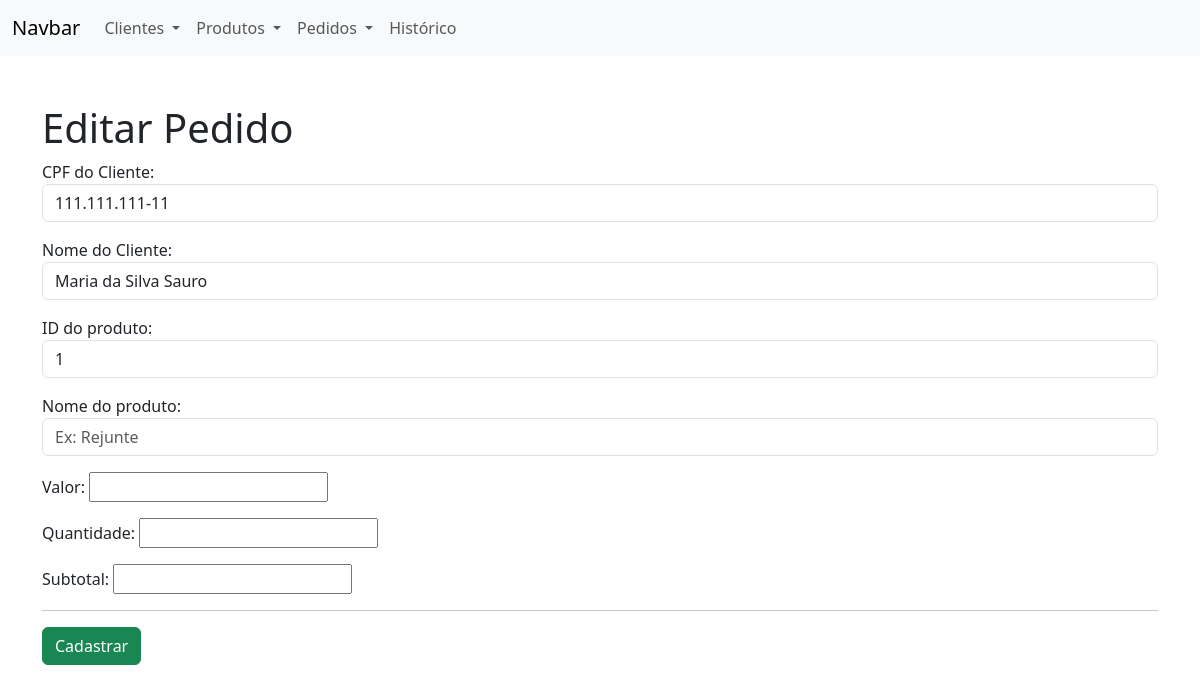
Page /loja_bd/idex.php?page=editarPedido&id=14 on the committed database.
### tables this page shows
CREATE TABLE `pedido` (
  `id` int(4) NOT NULL,
  `cpf` varchar(14) NOT NULL,
  `id_produto` varchar(4) NOT NULL,
  `quantidade` int(5) NOT NULL,
  `data` datetime NOT NULL,
  `valor_total` decimal(8,2) NOT NULL
);

CREATE TABLE `cliente` (
  `cpf` varchar(14) NOT NULL,
  `nome` varchar(100) NOT NULL,
  `email` varchar(100) NOT NULL,
  `telefone` varchar(16) NOT NULL,
  `data_nasc` date NOT NULL,
  `sexo` char(1) NOT NULL,
  `cep` varchar(9) NOT NULL,
  `cidade` varchar(50) NOT NULL,
  `estado` varchar(2) NOT NULL,
  `rua` varchar(50) NOT NULL,
  `bairro` varchar(50) NOT NULL,
  `numero` int(4) NOT NULL,
  `complemento` varchar(50) DEFAULT NULL
);

### loja_bd/editarPedido.php (the view, shortened to what this page needs)
<h1>Editar Pedido</h1>
<?php
$sql = "SELECT * FROM pedido WHERE id=".$_REQUEST["id"];
$res = $conn->query($sql);
$row = $res->fetch_object();
$sql2 = "SELECT * FROM cliente WHERE cpf ='". $row->cpf."'";
$res2 = $conn->query($sql2);
$row2 = $res2->fetch_object();
?>
<form action="?page=salvarPedido" method="POST">
    <div class="divzin" id="d1">
        <div class="mb-3">
            <label for="tfCPF">CPF do Cliente:</label>
            <input type="text" name="cpf" autocomplete="off" maxlength="14" id="tfCPF" readonly placeholder="Ex: 123.456.789-10"
                required class="form-control" value="<?php print $row->cpf; ?>">
        </div>
        <div class="mb-3">
            <label for="tfNome">Nome do Cliente:</label>
            <input type="text" name="nome" id="tfNome" placeholder="Ex: João da Silva Sauro" readonly class="form-control"
                value="<?php print $row2->nome; ?>">
        </div>
        <div class="mb-3">
            <label for="tfIdProduto">ID do produto:</label>
            <input type="text" name="id_produto" id="tfIdProduto" placeholder="Ex: 5454" maxlength="4" oninput="fetch()" required
                class="form-control" value="<?php print $row->id_produto; ?>">
        </div>
        <div class="mb-3">
            <label for="tfIdProduto">Nome do produto:</label>
            <input type="text" name="nomeProduto" id="tfNomeProduto" placeholder="Ex: Rejunte" readonly class="form-control">
        </div>
        <div class="mb-3">
            <label for="tfValor">Valor:</label>
            <input type="number" name="valor" id="tfValor" pattern="[0-9]+" step="0.01" required>
        </div>
        <div class="mb-3">
            <label for="tfQuantidade">Quantidade:</label>
            <input type="number" name="quantidade" id="tfQuantidade" pattern="[0-9]+" step="1" required>
        </div>
        <div class="mb-3">
            <label for="tfSubtotal">Subtotal:</label>
            <input type="number" name="subtotal" id="tfSubtotal" pattern="[0-9]+" step="any" required onfocus="
                var valor = document.getElementById('tfValor').value;
                var quantidade = document.getElementById('tfQuantidade').value;
                var subtotal = document.getElementById('tfSubtotal');
                var res = valor * quantidade;
                subtotal.value = res;
            ">
        </div>
    </div>
    <hr>
    <div class="mb-3">
        <button type="submit" class="btn btn-success">Cadastrar</button>
    </div>
    </div>

### rows in the picture
pedido: cpf "111.111.111-11", id_produto "1"
cliente: nome "Maria da Silva Sauro"
